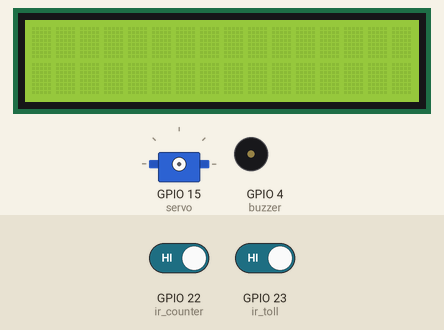
Bench run of a program on a simulated ESP32 board running MicroPython. Shown: 16×2 character LCD, servo, buzzer (waves = sounding, pin HIGH). The test bench sets the inputs (shaded band); at power-on: GPIO 23 (ir_toll) HIGH, GPIO 22 (ir_counter) HIGH. Servo angles are drawn from the pulse width (0.5 ms = 0°, 2.5 ms = 180°); what the program prints to the serial console is not drawn.

Above: at 1.2 s.
1.3 s: GPIO 23 (ir_toll) driven LOW
At 2.4 s:
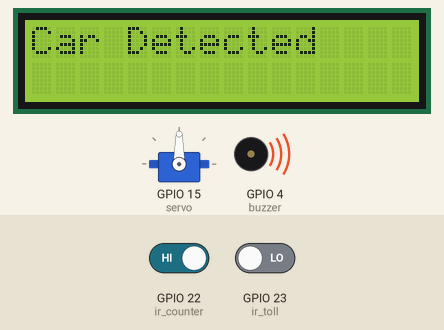
2.8 s: GPIO 22 (ir_counter) driven LOW and GPIO 23 (ir_toll) driven HIGH
5.8 s: GPIO 22 (ir_counter) driven HIGH
At 7.4 s:
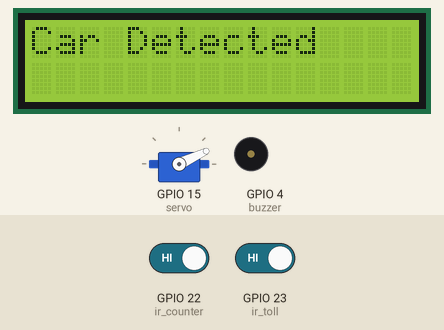
7.8 s: GPIO 22 (ir_counter) driven LOW
At 8.5 s:
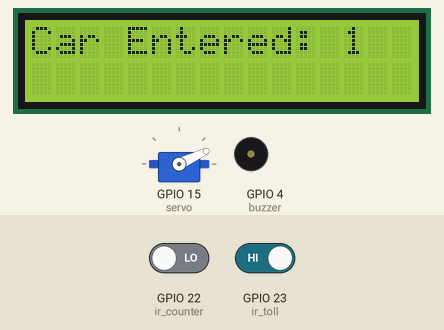
Timing chart, 0 to 16.9 s (numbered marks = the images above; inputs shaded):
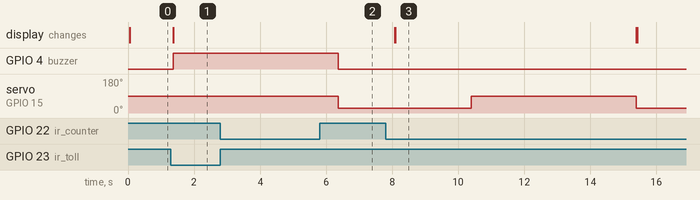

The program:

main.py
```python
from machine import SoftI2C, Pin, PWM
from i2c_lcd import I2cLcd
import time

# Initialize I2C and LCD
i2c = SoftI2C(scl=Pin(18), sda=Pin(19))
lcd = I2cLcd(i2c, 0x27, 2, 16)

# IR Sensors
ir_toll = Pin(23, Pin.IN)  # IR sensor at toll gate
ir_counter = Pin(22, Pin.IN)  # IR sensor at parking slots

# Buzzer
buzzer = Pin(4, Pin.OUT)  # GPIO 4 for the buzzer

# Initialize the PWM signal for the servo motor (50Hz for SG90 servo)
servo = PWM(Pin(15), freq=50)  # Use GPIO 15 for the servo

def set_servo_angle(angle):
    """Sets the servo motor to the specified angle (0-180 degrees)."""
    duty = int((angle / 180) * 75 + 40)  # Adjust duty cycle for SG90 (0 degrees -> 40, 180 degrees -> 115)
    print(f"Setting servo to {angle} degrees, duty cycle: {duty}")
    servo.duty(duty)

# Variables
car_count = 0  # Track number of cars currently in the parking lot
max_cars = 2  # Maximum number of parking spots
newcar = 0  # Flag to track if a new car is attempting to enter
leaving = False  # Flag to track if a car is leaving

while True:
    # Check if car is at toll gate (car detected)
    if ir_toll.value() == 0 and not leaving:  # Low means car detected, only for entering
        lcd.clear()
        lcd.putstr("Car Detected")
        buzzer.on()

        if car_count < max_cars:  # Check if there is space for the car
            set_servo_angle(90)  # Open toll gate (90 degrees)
            newcar = 1  # A new car is attempting to enter
            time.sleep(5)  # Keep the gate open for 5 seconds
            set_servo_angle(0)  # Close toll gate (0 degrees)
            print("Car is allowed in.")
        else:
            lcd.clear()
            lcd.putstr("No Parking Space")
            time.sleep(2)  # Show the message for 2 seconds
            print("Car is not allowed in.")

        buzzer.off()

    # Adding a short delay to avoid checking ir_counter too often
    time.sleep(0.1)

    # Check if car passes through the counter (entering parking or leaving)
    if ir_counter.value() == 0:  # Low means car detected at counter
        # Ensure the trigger is not caused by a "bounce" or noise
        time.sleep(0.2)  # Debounce delay to ensure stable reading

        if newcar == 1:  # New car is entering
            car_count += 1
            newcar = 0  # Reset newcar flag after the car has entered
            lcd.clear()
            lcd.putstr(f"Car Entered: {car_count}")
            time.sleep(2)  # To avoid multiple triggers for the same car
            print("Car is detected by the counter.")
        else:  # If no new car is entering, it must be a car leaving
            if car_count > 0:  # Ensure there is a car to exit
                leaving = True  # Set leaving flag to avoid toll triggering
                set_servo_angle(90)  # Open toll gate for exit
                time.sleep(5)  # Keep the gate open for 5 seconds
                set_servo_angle(0)  # Close toll gate
                car_count -= 1
                lcd.clear()
                lcd.putstr(f"Car Left: {car_count}")
                time.sleep(2)  # To avoid multiple triggers for the same car
                leaving = False  # Reset leaving flag after the car exits
                print("Car is detected leaving.")
```

Measured:
- after the input at 1.3 s, GPIO 4 (buzzer): LOW → HIGH after 0.07 s; the display: changes after 0.07 s (image 1)
- after the input at 2.8 s, every drawn part: stays the same
- after the input at 7.8 s, servo on GPIO 15 (servo): 25° → 90° after 2.6 s, → 25° 5.0 s later; the display: first changes after 0.27 s (image 3 shows a later state)
